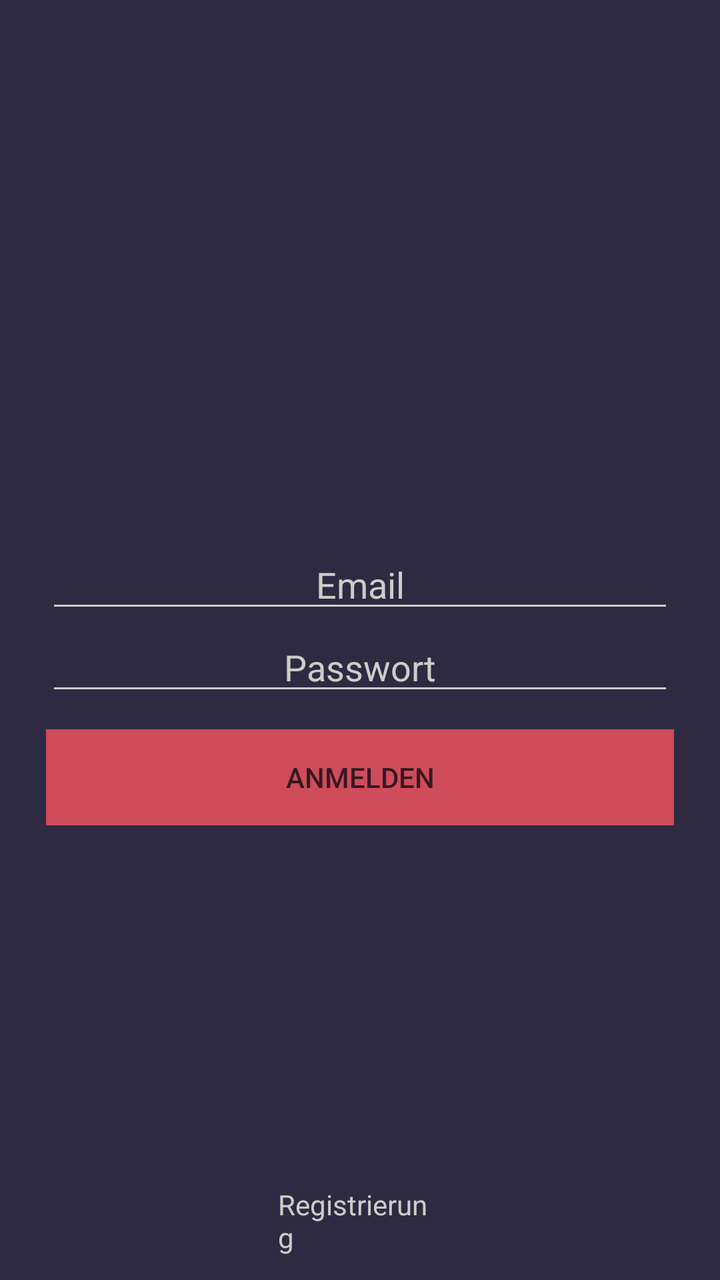
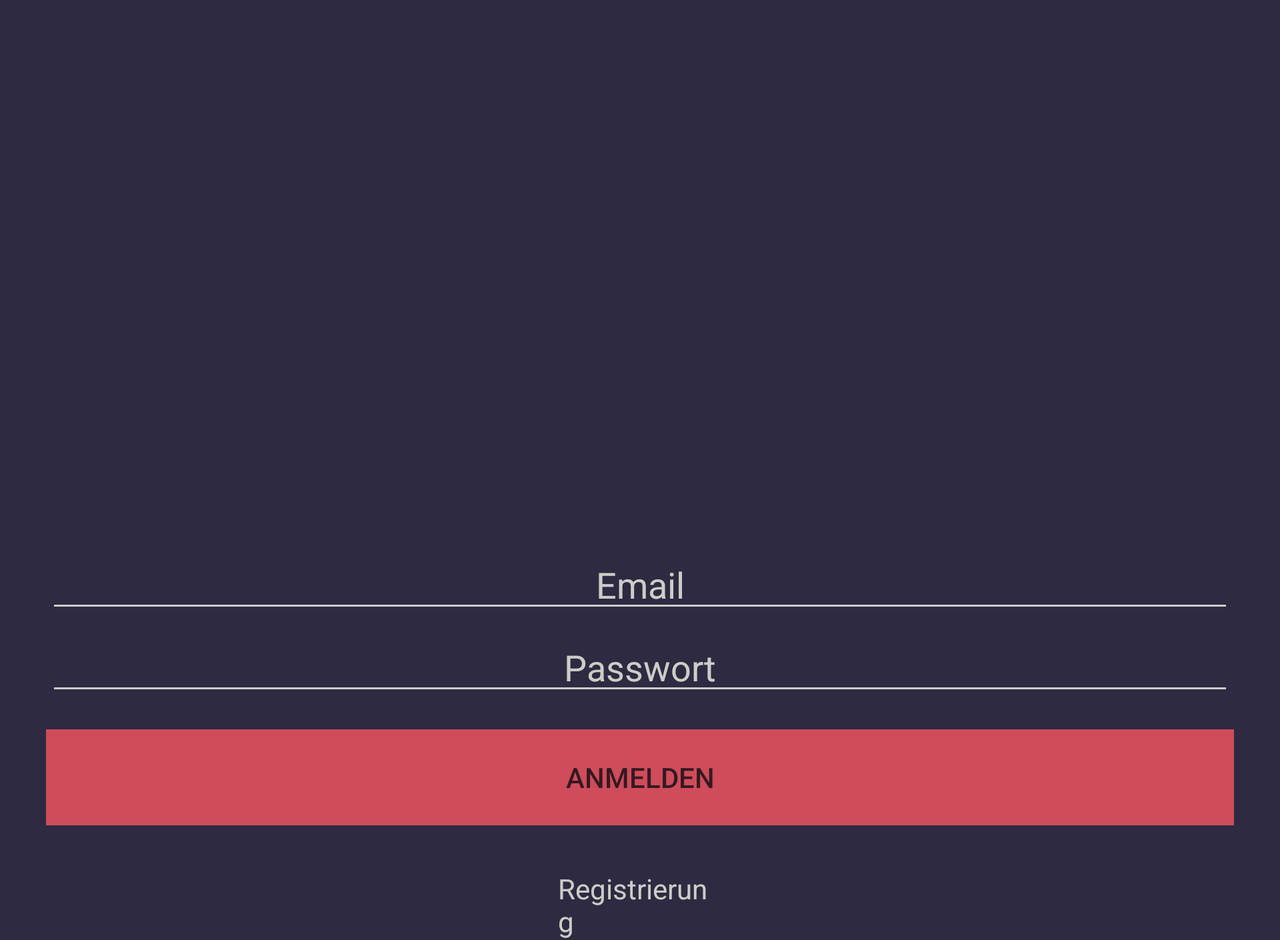

Compare how this app lays out the same screen by default and in its alternative resource folder. The renders come first, then the two layout files and the values they reference.
<!-- AndroidManifest.xml: application theme AppTheme -->
<!-- res/layout/activity_login.xml -->
<?xml version="1.0" encoding="utf-8"?>
<LinearLayout xmlns:android="http://schemas.android.com/apk/res/android"
              android:layout_width="fill_parent"
              android:layout_height="fill_parent"
              android:orientation="vertical" android:background="#2e2a41">
    <LinearLayout
            android:orientation="vertical"
            android:layout_width="fill_parent"
            android:layout_height="wrap_content" android:layout_marginTop="60dp">
        <ImageView
                android:layout_width="170dp"
                android:layout_height="170dp"
                android:layout_gravity="center"
                android:id="@+id/imageView"
                android:src="@drawable/logo_icon"/>
    </LinearLayout>
    <LinearLayout
            android:orientation="horizontal"
            android:layout_width="fill_parent"
            android:layout_height="wrap_content"
            android:layout_marginLeft="23dp" android:layout_marginTop="40dp">
        <EditText
                android:layout_width="fill_parent"
                android:layout_height="wrap_content"
                android:inputType="textPersonName"
                android:ems="10"
                android:ellipsize="start"
                android:gravity="center"
                android:id="@+id/loginEmailEditText"
                android:layout_marginRight="23dp"
                 android:hint="@string/login_email" android:textColorHint="#cccdc8" android:backgroundTint="#cccdc8"
                android:textColor="#cccdc8" android:singleLine="true" android:shadowColor="#6c6b69"
                />
    </LinearLayout>
    <LinearLayout
            android:orientation="horizontal"
            android:layout_width="fill_parent"
            android:layout_height="wrap_content" android:layout_marginLeft="23dp">
        <EditText
                android:layout_width="fill_parent"
                android:layout_height="wrap_content"
                android:inputType="textPassword"
                android:ellipsize="start"
                android:gravity="center"
                android:ems="10"
                android:id="@+id/loginPasswortEditText"
                android:layout_marginRight="23dp"
            android:hint="@string/login_password" android:backgroundTint="#cccdc8" android:textColorHint="#cccdc8"
                android:textColor="#cccdc8" android:shadowColor="#cccdc8"/>
    </LinearLayout>
    <LinearLayout
            android:orientation="vertical"
            android:layout_width="fill_parent"
            android:layout_height="fill_parent" android:layout_marginTop="12dp" android:layout_marginRight="23dp"
            android:layout_marginLeft="23dp">
        <LinearLayout
                android:layout_width="fill_parent"
                android:layout_height="wrap_content"
                android:orientation="vertical">
            <Button
                    android:layout_width="fill_parent"
                    android:layout_height="wrap_content"
                    android:text="@string/login_button"
                    android:id="@+id/loginButton"
                    android:ems="6"
                    android:layout_weight="0.6" android:background="#cf4c5a" android:textColor="#341922"/>
        </LinearLayout>
        <RelativeLayout
                android:layout_width="match_parent"
                android:layout_height="match_parent">
            <TextView
                    android:layout_width="wrap_content"
                    android:layout_height="wrap_content"
                    android:textAppearance="?android:attr/textAppearanceSmall"
                    android:layout_centerHorizontal="true"
                    android:text="@string/login_registration"
                    android:id="@+id/loginRegistrationButton"
                    android:ems="5"
                    android:layout_marginTop="10dp"
                    android:textColor="#cccdc8" android:layout_gravity="bottom|center_horizontal"
                    android:layout_alignParentBottom="true" android:layout_marginBottom="12dp"/>
        </RelativeLayout>
    </LinearLayout>
</LinearLayout>
<!-- resources referenced by this layout -->
<resources>
  <string name="login_button">Anmelden</string>
  <string name="login_email">Email</string>
  <string name="login_password">Passwort</string>
  <string name="login_registration">Registrierung</string>
  <style name="AppTheme" parent="Theme.AppCompat.Light.DarkActionBar">
          <item name="colorPrimary">#cf4c5a</item>
          <item name="colorControlNormal">#cf4c5a</item>
          <item name="colorControlActivated">#cf4c5a</item>
          <item name="colorControlHighlight">#cf4c5a</item>
      </style>
</resources>
<!-- res/layout-land/activity_login.xml (the repository's variant of the layout above) -->
<!-- drawn on the phone turned sideways -->
<?xml version="1.0" encoding="utf-8"?>
<ScrollView xmlns:android="http://schemas.android.com/apk/res/android"
            android:layout_width="fill_parent"
            android:layout_height="fill_parent"
            android:background="#2e2a41">
<LinearLayout
              android:layout_width="fill_parent"
              android:layout_height="fill_parent"
              android:orientation="vertical">
    <LinearLayout
            android:orientation="vertical"
            android:layout_width="fill_parent"
            android:layout_height="wrap_content" android:layout_marginTop="60dp">
        <ImageView
                android:layout_width="170dp"
                android:layout_height="170dp"
                android:layout_gravity="center"
                android:id="@+id/imageView"
                android:src="@drawable/logo_icon"/>
    </LinearLayout>
    <LinearLayout
            android:orientation="horizontal"
            android:layout_width="fill_parent"
            android:layout_height="wrap_content"
            android:layout_marginLeft="23dp" android:layout_marginTop="40dp">
        <EditText
                android:layout_width="fill_parent"
                android:layout_height="wrap_content"
                android:inputType="textPersonName"
                android:ems="10"
                android:ellipsize="start"
                android:gravity="center"
                android:id="@+id/loginEmailEditText"
                android:layout_marginRight="23dp"
                android:hint="@string/login_email" android:textColorHint="#cccdc8" android:backgroundTint="#cccdc8"
                android:textColor="#cccdc8" android:singleLine="true" android:shadowColor="#6c6b69"
                />
    </LinearLayout>
    <LinearLayout
            android:orientation="horizontal"
            android:layout_width="fill_parent"
            android:layout_height="wrap_content" android:layout_marginLeft="23dp">
        <EditText
                android:layout_width="fill_parent"
                android:layout_height="wrap_content"
                android:inputType="textPassword"
                android:ellipsize="start"
                android:gravity="center"
                android:ems="10"
                android:id="@+id/loginPasswortEditText"
                android:layout_marginRight="23dp"
                android:hint="@string/login_password" android:backgroundTint="#cccdc8" android:textColorHint="#cccdc8"
                android:textColor="#cccdc8" android:shadowColor="#cccdc8"/>
    </LinearLayout>
    <LinearLayout
            android:orientation="vertical"
            android:layout_width="fill_parent"
            android:layout_height="fill_parent" android:layout_marginTop="12dp" android:layout_marginRight="23dp"
            android:layout_marginLeft="23dp">
        <LinearLayout
                android:layout_width="fill_parent"
                android:layout_height="wrap_content"
                android:orientation="vertical">
            <Button
                    android:layout_width="fill_parent"
                    android:layout_height="wrap_content"
                    android:text="@string/login_button"
                    android:id="@+id/loginButton"
                    android:ems="6"
                    android:layout_weight="0.6" android:background="#cf4c5a" android:textColor="#341922"/>
        </LinearLayout>
        <RelativeLayout
                android:layout_width="match_parent"
                android:layout_height="match_parent">
            <TextView
                    android:layout_width="wrap_content"
                    android:layout_height="wrap_content"
                    android:textAppearance="?android:attr/textAppearanceSmall"
                    android:layout_centerHorizontal="true"
                    android:text="@string/login_registration"
                    android:id="@+id/loginRegistrationButton"
                    android:ems="5"
                    android:layout_marginTop="10dp"
                    android:textColor="#cccdc8" android:layout_gravity="bottom|center_horizontal"
                    android:layout_alignParentBottom="true" android:layout_marginBottom="12dp"/>
        </RelativeLayout>
    </LinearLayout>
</LinearLayout>
</ScrollView>
